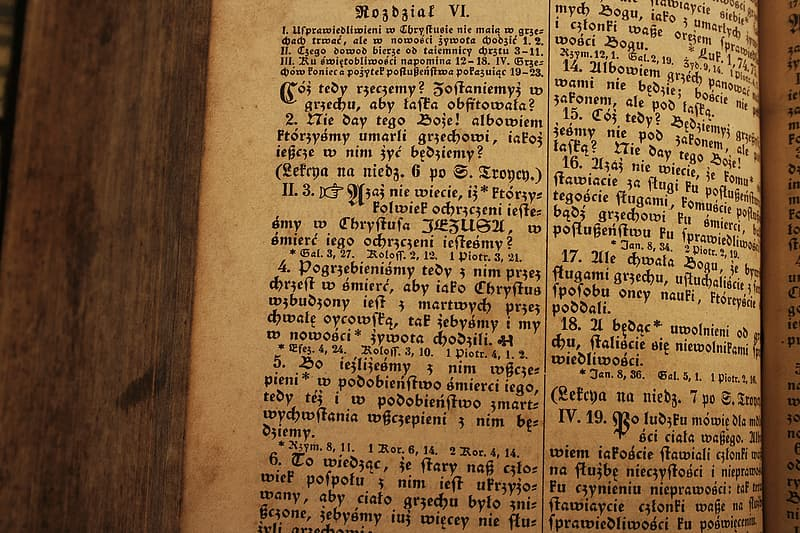
#> input picture opencv_demo/data/book.png, 800 x 533 px
$ python lab_13_2.py
#> lines starting #> are read from the running program, lines starting #| are printed output that depends on the picture; after the words box and inside, x2 and y2 are one past the last pixel; in counts of white or black regions, pixels touching at a corner belong together
#
# 따라하며 배우는 파이썬과 데이터과학(생능출판사 2020)
# LAB 13-2 텍스트 데이터 추출을 위한 준비, 361쪽
#
import numpy as np
import cv2

img = cv2.imread('data/book.png')
#> img is the input picture: shape (533, 800, 3); mean B, G, R 61.5, 98.2, 131.7

# 잡음은 제거하면서 특징은 유지할 수 있는 양방향 필터 적용
blur_bilateral = cv2.bilateralFilter(img, 11, 75, 75)

# 회색조로 변환
gray_img = cv2.cvtColor(blur_bilateral, cv2.COLOR_BGR2GRAY)
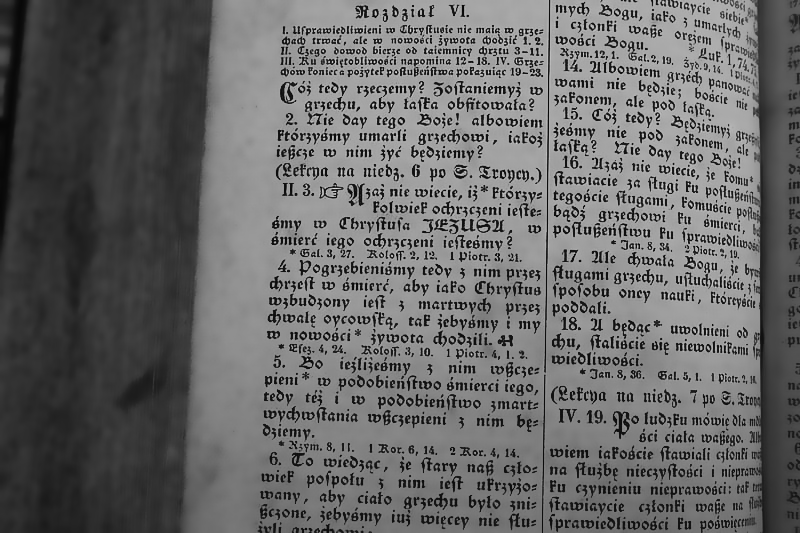
#> gray_img: shape (533, 800); min 7, max 229, mean 104.3

# 인근 픽셀과 비교한 이진화
thresh = cv2.adaptiveThreshold(gray_img, 255,
         cv2.ADAPTIVE_THRESH_GAUSSIAN_C, cv2.THRESH_BINARY, 15, 7)
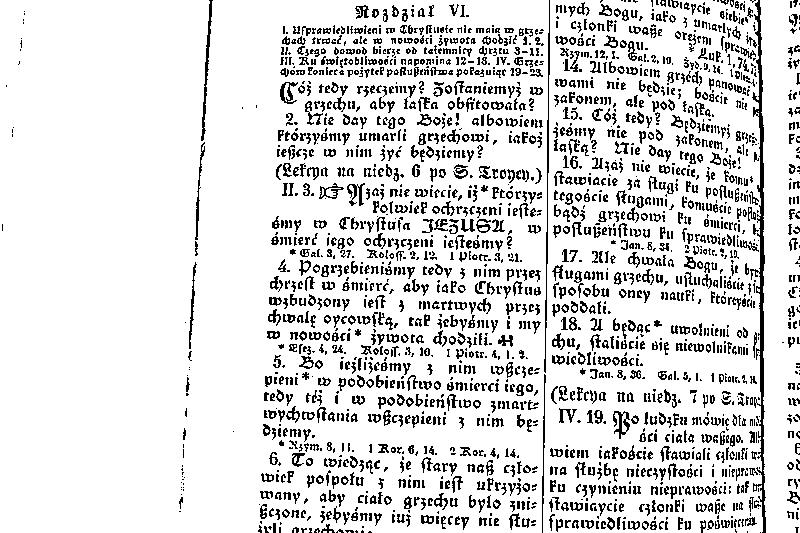
#> thresh: shape (533, 800); 85.9% white; black in thin lines or dots

cv2.imshow('original', img)
cv2.imshow('bilateral', blur_bilateral)
cv2.imshow('gray', gray_img)
cv2.imshow('binary', thresh)

# 다음 두 행은 키보드 입력을 기다렸다가 모든 창을 끄고 종료하는 코드로 향후 코드에서는 생략함
cv2.waitKey(0)                       # 사용자 입력을 기다림
cv2.destroyAllWindows()              # 모든 창을 없애고 프로그램 종료

$ run again, with opencv_demo/data/green_back.png copied over opencv_demo/data/book.png
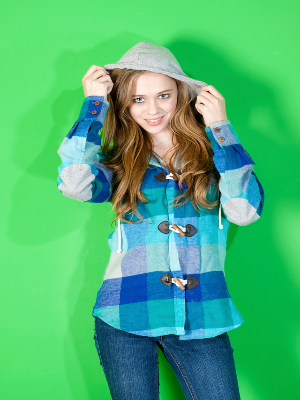
#> input picture opencv_demo/data/green_back.png, 300 x 400 px
#> img is the input picture: shape (400, 300, 3); mean B, G, R 117.6, 180.5, 74
#> `gray_img = cv2.cvtColor(blur_bilateral, cv2.COLOR_BGR2GRAY)`:
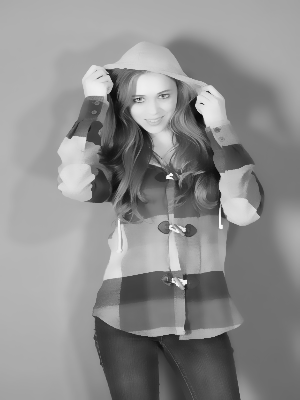
#> gray_img: shape (400, 300); min 10, max 248, mean 141.5
#> `thresh = cv2.adaptiveThreshold(gray_img, 255, cv2.ADAPTIVE_THRESH_GAUS..`:
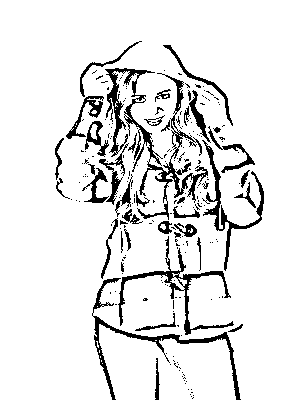
#> thresh: shape (400, 300); 90.3% white; 219 black regions (177 under 20 px), largest, box (x1, y1, x2, y2) and area: (105, 68, 208, 220) 2827, (92, 278, 241, 400) 1375, (118, 236, 234, 335) 1246

$ run again, with opencv_demo/data/salt_pepper.png copied over opencv_demo/data/book.png
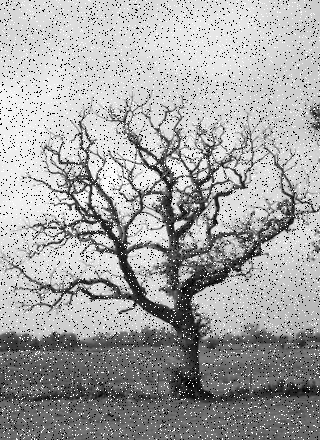
#> input picture opencv_demo/data/salt_pepper.png, 320 x 440 px
#> img is the input picture: shape (440, 320, 3); min 0, max 255, mean 165
#> `thresh = cv2.adaptiveThreshold(gray_img, 255, cv2.ADAPTIVE_THRESH_GAUS..`:
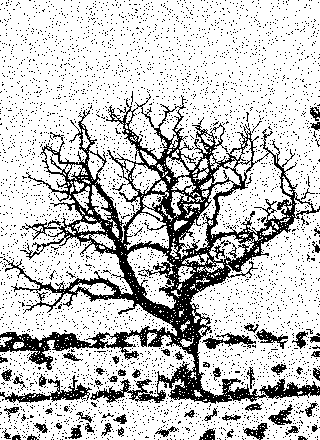
#> thresh: shape (440, 320); 77.8% white; 4196 black regions (4133 under 20 px), largest, box (x1, y1, x2, y2) and area: (0, 94, 320, 404) 20742, (0, 375, 92, 403) 712, (202, 333, 256, 349) 355
